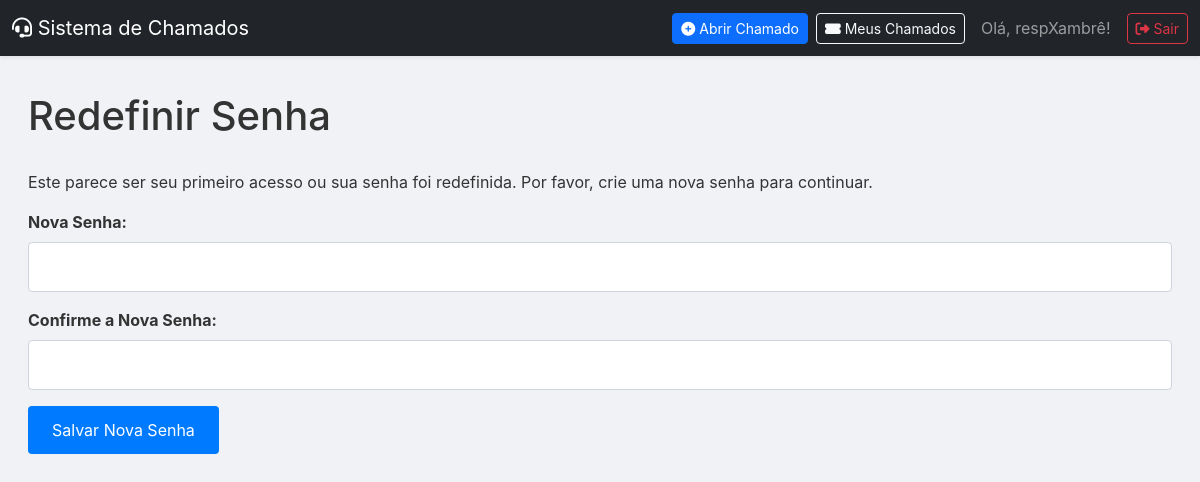
The page /redefinir_senha (signed in) on the database as committed earlier.
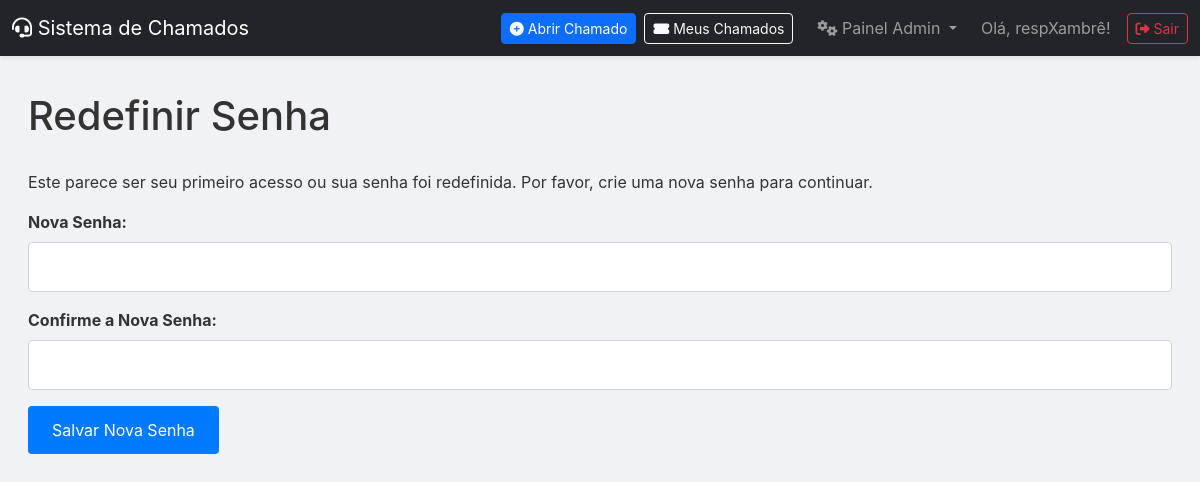
The same page on the database as committed later.
### app.py (the view, shortened to what this page needs)
@app.route('/redefinir_senha', methods=['GET', 'POST'])
@login_required
def redefinir_senha():
    return render_template('redefinir_senha.html')

### app.py (called while the page is built)
def get_db():
    db = sqlite3.connect(DATABASE)
    db.row_factory = sqlite3.Row
    return db

def login_required(f):
    @wraps(f)
    def decorated_function(*args, **kwargs):
        if 'user_id' not in session:
            flash('Por favor, faça login para acessar esta página.', 'warning')
            return redirect(url_for('login'))
        return f(*args, **kwargs)
    return decorated_function

@app.before_request
def load_logged_in_user():
    user_id = session.get('user_id')
    if user_id is None:
        g.user = None
    else:
        db = get_db()
        g.user = db.execute('SELECT * FROM users WHERE id = ?', (user_id,)).fetchone()
        db.close()

@app.context_processor
def inject_user():
    return dict(user=g.user)

### templates/redefinir_senha.html (shortened to what this page needs)
{% extends "layout.html" %}
{% block content %}
<div class="form-container">
    <h1>Redefinir Senha</h1>
    <p>Este parece ser seu primeiro acesso ou sua senha foi redefinida. Por favor, crie uma nova senha para continuar.</p>
    <form method="post">
        <div class="form-group">
            <label for="new_password">Nova Senha:</label>
            <input type="password" id="new_password" name="new_password" required minlength="4">
        </div>
        <div class="form-group">
            <label for="confirm_password">Confirme a Nova Senha:</label>
            <input type="password" id="confirm_password" name="confirm_password" required minlength="4">
        </div>
        <button type="submit">Salvar Nova Senha</button>
    </form>
</div>
{% endblock %}

### templates/layout.html (shortened to what this page needs)
<!doctype html>
<html lang="pt-BR">
<head>
    <link href="https://cdn.jsdelivr.net/npm/bootstrap@5.3.0/dist/css/bootstrap.min.css" rel="stylesheet">
    <link rel="stylesheet" href="https://cdnjs.cloudflare.com/ajax/libs/font-awesome/6.4.0/css/all.min.css">
    <link rel="stylesheet" href="{{ url_for('static', filename='css/style.css') }}">
</head>
<body>
<nav class="navbar navbar-expand-lg navbar-dark bg-dark shadow-sm">
    <div class="container-fluid">
        <a class="navbar-brand" href="{{ url_for('index') }}">
            <i class="fas fa-headset"></i>
            Sistema de Chamados
        </a>
        <div class="collapse navbar-collapse" id="navbarNav">
            <ul class="navbar-nav ms-auto align-items-center">
                {% if user %}
                    <li class="nav-item me-2">
                        {% if user.is_admin %}
                            <a class="btn btn-primary btn-sm" href="{{ url_for('abrir_chamado_admin') }}">
                                <i class="fas fa-plus-circle me-1"></i>Abrir Chamado
                            </a>
                        {% else %}
                            <a class="btn btn-primary btn-sm" href="{{ url_for('abrir_chamado') }}">
                                <i class="fas fa-plus-circle me-1"></i>Abrir Chamado
                            </a>
                        {% endif %}
                    </li>
                    <li class="nav-item me-3">
                        <a class="btn btn-outline-light btn-sm" href="{{ url_for('meus_chamados') }}">
                            <i class="fas fa-ticket-alt me-1"></i>Meus Chamados
                        </a>
                    </li>
                    {% if user.is_admin %}
                    <li class="nav-item dropdown me-3">
                        <a class="nav-link dropdown-toggle" href="#" id="adminMenuDropdown" role="button" data-bs-toggle="dropdown" aria-expanded="false">
                            <i class="fas fa-cogs"></i> Painel Admin
                        </a>
                    </li>
                    {% endif %}
                    <li class="nav-item">
                        <span class="navbar-text me-3">
                            Olá, {{ user.responsavel.split()[0] }}!
                        </span>
                    </li>
                    <li class="nav-item">
                        <a href="{{ url_for('logout') }}" class="btn btn-outline-danger btn-sm">
                            <i class="fas fa-sign-out-alt"></i> Sair
                        </a>
                    </li>
                {% else %}
                    <li class="nav-item">
                         <a href="{{ url_for('login') }}" class="btn btn-outline-success btn-sm">
                            <i class="fas fa-sign-in-alt"></i> Entrar
                        </a>
                    </li>
                {% endif %}
            </ul>
        </div>
    </div>
</nav>
<main class="container-fluid">
    <div class="main-content">
        {% block content %}{% endblock %}
    </div>
</main>
</body>
</html>

Rows that differ between the two databases and show on the page:
changed users "respXambrê": is_admin False → True (drawn)
Other text that changed with them:
text now shown: "Painel Admin"
